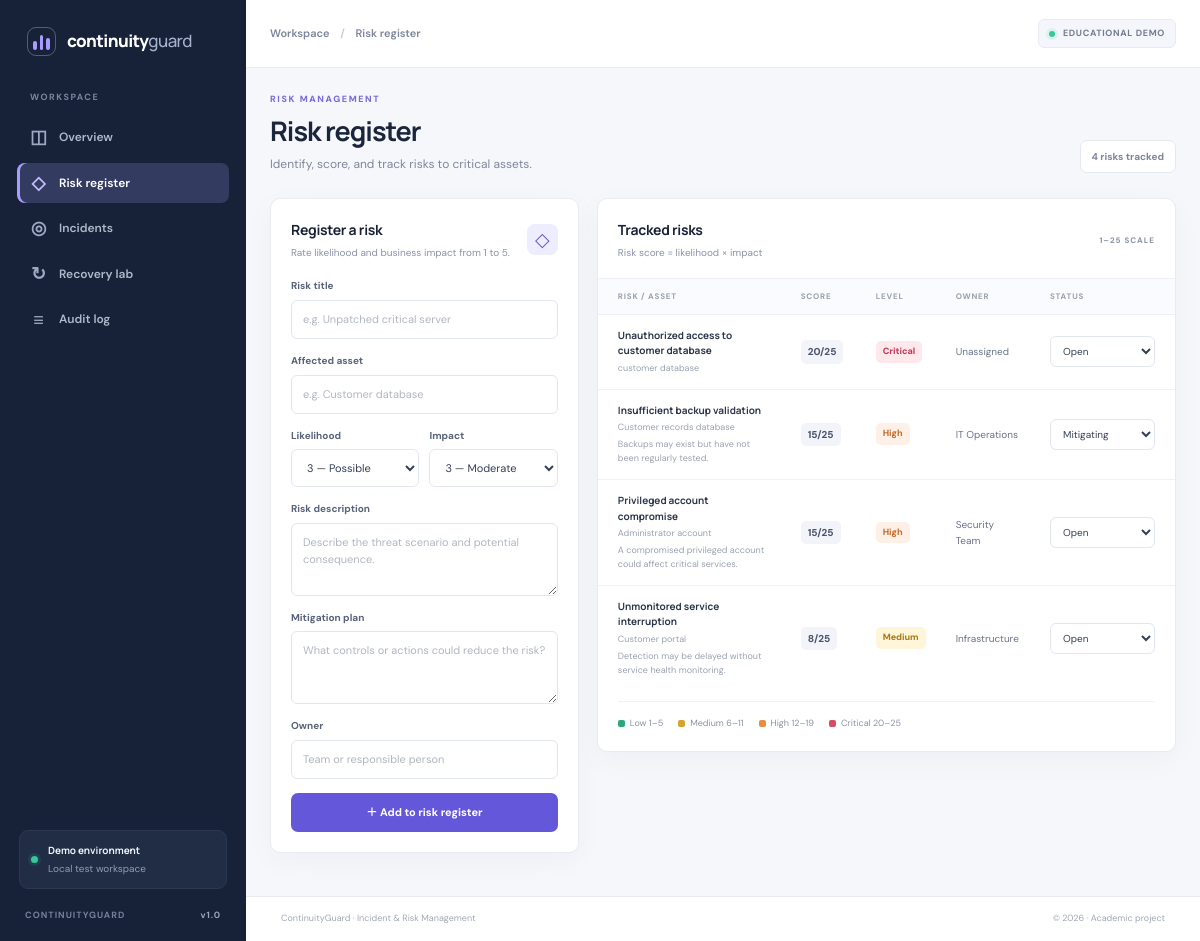
Screenshot of /risks with the database file from the repository.
### app.py (models this page shows)
class Risk(db.Model):
    id = db.Column(db.Integer, primary_key=True)
    title = db.Column(db.String(180), nullable=False)
    asset = db.Column(db.String(180), nullable=False)
    description = db.Column(db.Text, default="")
    likelihood = db.Column(db.Integer, nullable=False, default=3)
    impact = db.Column(db.Integer, nullable=False, default=3)
    mitigation = db.Column(db.Text, default="")
    owner = db.Column(db.String(120), default="Unassigned")
    status = db.Column(db.String(30), default="Open")
    created_at = db.Column(db.DateTime, default=utc_now, nullable=False)
    @property
    def score(self):
        return score_risk(self.likelihood, self.impact)
    @property
    def level(self):
        return risk_level(self.score)

### app.py (the view, shortened to what this page needs)
@app.route("/risks", methods=["GET", "POST"])
def risks_page():
    risks = Risk.query.order_by(Risk.created_at.desc()).all()
    return render_template("risks.html", risks=risks)

### app.py (called while the page is built)
def score_risk(likelihood, impact):
    return int(likelihood) * int(impact)

def risk_level(score):
    if score >= 20:
        return "Critical"
    if score >= 12:
        return "High"
    if score >= 6:
        return "Medium"
    return "Low"

@app.context_processor
def inject_globals():
    return {
        "current_year": datetime.now().year,
        "admin_auth_enabled": bool(app.config["ADMIN_PASSWORD"]),
        "service_status": service_status,
    }

@app.before_request
def enforce_login():
    if not app.config["ADMIN_PASSWORD"]:
        return None
    if request.endpoint in {"login", "health", "static"}:
        return None
    if not session.get("authenticated"):
        return redirect(url_for("login", next=request.path))
    return None

### templates/risks.html (shortened to what this page needs)
{% extends "base.html" %}
{% block breadcrumb %}Workspace <span>/</span> Risk register{% endblock %}
{% block content %}
<div class="page-heading"><div><div class="eyebrow">RISK MANAGEMENT</div><h1>Risk register</h1><p class="page-subtitle">Identify, score, and track risks to critical assets.</p></div><span class="count-pill">{{ risks|length }} risks tracked</span></div>
<div class="content-grid form-layout">
  <section class="panel form-panel"><div class="panel-header"><div><h2>Register a risk</h2><p>Rate likelihood and business impact from 1 to 5.</p></div><span class="form-icon">◇</span></div>
  <form method="post" class="stack-form">
    <label>Risk title <input name="title" required maxlength="180" placeholder="e.g. Unpatched critical server"></label>
    <label>Affected asset <input name="asset" required maxlength="180" placeholder="e.g. Customer database"></label>
    <div class="two-fields"><label>Likelihood <select name="likelihood">{% for n in range(1,6) %}<option value="{{ n }}" {% if n==3 %}selected{% endif %}>{{ n }} — {{ ['Rare','Unlikely','Possible','Likely','Almost certain'][n-1] }}</option>{% endfor %}</select></label><label>Impact <select name="impact">{% for n in range(1,6) %}<option value="{{ n }}" {% if n==3 %}selected{% endif %}>{{ n }} — {{ ['Negligible','Minor','Moderate','Major','Severe'][n-1] }}</option>{% endfor %}</select></label></div>
    <label>Risk description <textarea name="description" rows="3" placeholder="Describe the threat scenario and potential consequence."></textarea></label>
    <label>Mitigation plan <textarea name="mitigation" rows="3" placeholder="What controls or actions could reduce the risk?"></textarea></label>
    <label>Owner <input name="owner" maxlength="120" placeholder="Team or responsible person"></label>
    <button class="button button-primary button-full" type="submit">＋ Add to risk register</button>
  </form>
  </section>
  <section class="panel panel-wide"><div class="panel-header"><div><h2>Tracked risks</h2><p>Risk score = likelihood × impact</p></div><span class="tiny-label">1–25 SCALE</span></div>
  {% if risks %}<div class="table-wrap"><table><thead><tr><th>Risk / asset</th><th>Score</th><th>Level</th><th>Owner</th><th>Status</th></tr></thead><tbody>
  {% for risk in risks %}<tr><td><strong>{{ risk.title }}</strong><small class="cell-sub">{{ risk.asset }}</small>{% if risk.description %}<small class="cell-sub">{{ risk.description }}</small>{% endif %}</td><td><span class="score-chip">{{ risk.score }}/25</span></td><td><span class="badge badge-{{ risk.level|lower }}">{{ risk.level }}</span></td><td>{{ risk.owner }}</td><td><form class="inline-form" method="post" action="{{ url_for('update_risk_status', risk_id=risk.id) }}"><input type="hidden" name="csrf_token" value="{{ csrf_token() }}"><select name="status" aria-label="Risk status" onchange="this.form.submit()">{% for status in ['Open','Mitigating','Accepted','Closed'] %}<option value="{{ status }}" {% if risk.status==status %}selected{% endif %}>{{ status }}</option>{% endfor %}</select></form></td></tr>{% endfor %}
  </tbody></table></div>{% else %}<div class="empty-state">No risks yet. Use the form to add the first one.</div>{% endif %}
  <div class="risk-scale"><span><i class="scale-low"></i>Low 1–5</span><span><i class="scale-medium"></i>Medium 6–11</span><span><i class="scale-high"></i>High 12–19</span><span><i class="scale-critical"></i>Critical 20–25</span></div>
  </section>
</div>
{% endblock %}

### rows the page displays
Risk: title "Unauthorized access to customer database", asset "customer database", score "20", level "Critical", owner "Unassigned", status "Open"
Risk: title "Insufficient backup validation", asset "Customer records database", description "Backups may exist but have not been regularly tested.", score "15", level "High", owner "IT Operations", status "Mitigating"
Risk: title "Privileged account compromise", asset "Administrator account", description "A compromised privileged account could affect critical services.", score "15", level "High", owner "Security Team", status "Open"
Risk: title "Unmonitored service interruption", asset "Customer portal", description "Detection may be delayed without service health monitoring.", score "8", level "Medium", owner "Infrastructure", status "Open"

### other values shown
{{ risks|length }} "4"
form field likelihood "3 — Possible"
form field impact "3 — Moderate"
